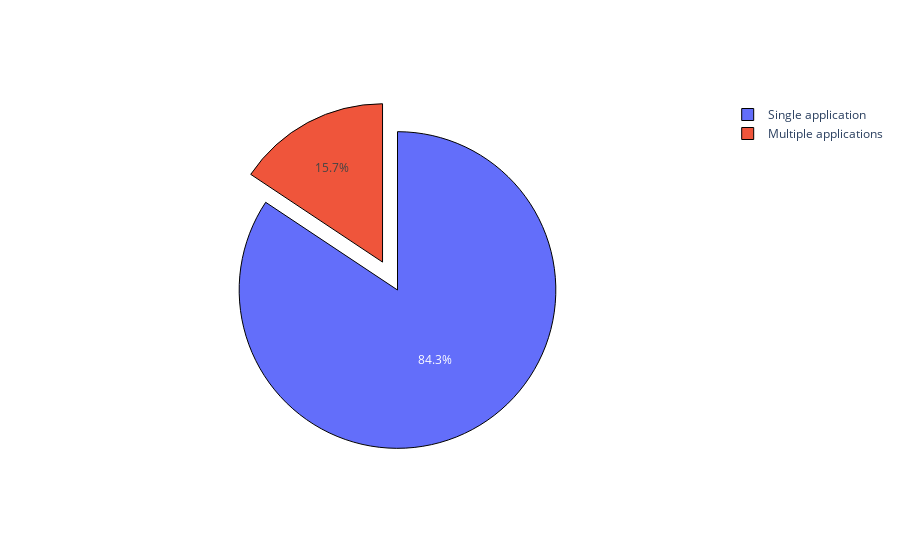

The cell this chart's notebook holds for it:
### Markdown cell above
### 2.1 Number of single applications versus number of multiple applications

### Code cell
# Create container for name, number of applications
substance_applications = pd.DataFrame(columns={'Active substance', 'Number of applications'})

# Get the number of applications
temp = data.copy()
temp['Active substance'] = temp['Active substance'].str.lower()
substances = temp['Active substance'].unique()
for substance in substances:
    # Get number
    mask = temp['Active substance'] == substance
    n_applications = len(temp[mask])

    # Append to container
    substance_applications = substance_applications.append(pd.DataFrame({
        'Active substance': [substance],
        'Number of applications': [n_applications]}))

# Compute number of single and multi applications
mask = substance_applications['Number of applications'] == 1
n_single = len(substance_applications[mask])
mask = substance_applications['Number of applications'] > 1
n_multi = len(substance_applications[mask])

# Create figure
fig = go.Figure()
colours = plotly.colors.qualitative.Plotly

fig.add_trace(go.Pie(
    labels=['Single application', 'Multiple applications'],
    values=[n_single, n_multi],
    sort=False,
    pull=[0, 0.2],
    marker=dict(
        colors=colours[:2], 
        line=dict(color='#000000', width=1))))
fig.show()

### Figure 1 — Plotly figure (JSON) as saved in the notebook; plotly's stock layout.template omitted (floating-point values rounded to 4 significant figures)
{"data": [{"labels": ["Single application", "Multiple applications"], "marker": {"colors": ["#636EFA", "#EF553B"], "line": {"color": "#000000", "width": 1}}, "pull": [0, 0.2], "sort": false, "type": "pie", "values": [1557, 289]}], "layout": {}}
